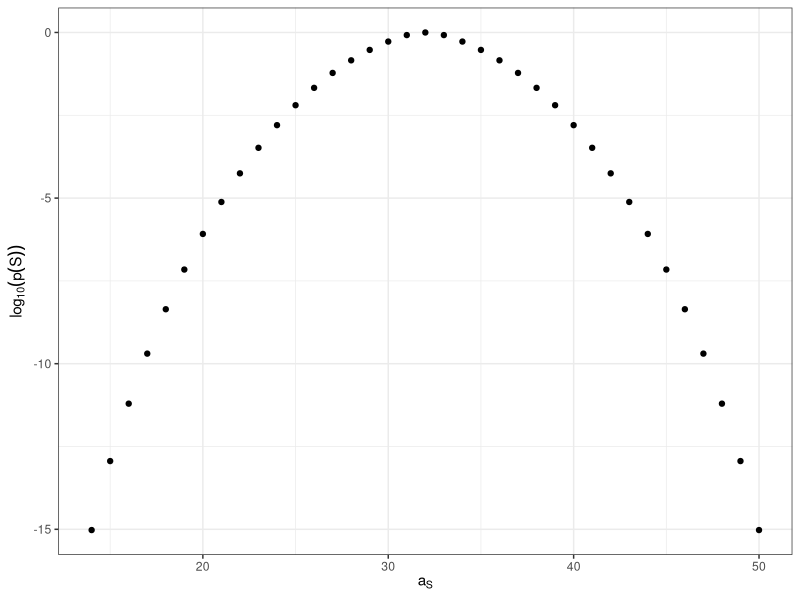

The R script that drew this image:
library(ggplot2)
library(dplyr)
library(here)
n <- 100
n1 <- 50
x <- 64
as <- 14:50
names(as) <- as
df <- lapply(as, function(a) {
  mat <- matrix(c(a, n1 - a, x - a, n - n1 - x + a), ncol = 2, byrow = TRUE)
  return(data.frame(p_value = fisher.test(mat)$p.value))
}) %>%
  bind_rows(.id = "as") %>%
  mutate(as = as.numeric(as))
p <- ggplot(df, aes(x = as, y = log10(p_value))) +
  geom_point() +
  theme_bw() +
  labs(y = expression(log[10](p(S))),
       x = expression(a[S]))

ggsave(plot = p, filename = here("Figures", "Min_P", "p_discrete.pdf"), height = 5)
